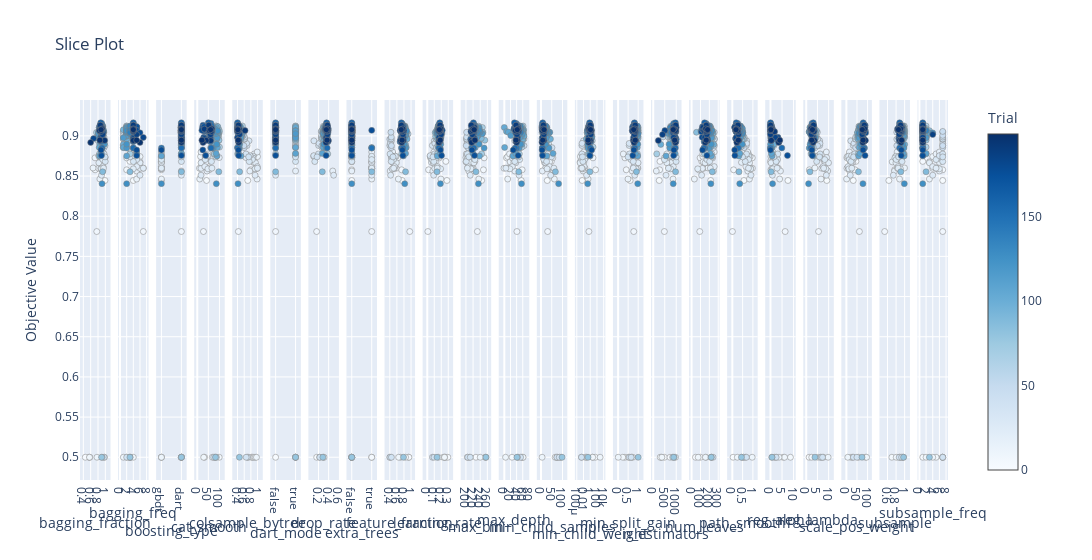

The code cell stored with this chart in its notebook:
### Code cell
print(study_lgb.trials)
optuna.visualization.plot_slice(study_lgb)
#best_trial = study_lgb.best_trial
#print(best_trial)

### Figure 1 — Plotly figure (JSON) as saved in the notebook; plotly's stock layout.template omitted (floating-point values rounded to 4 significant figures; data arrays with more than 128 entries replaced by an {"elided": "..."} marker saying what was removed)
{"data": [{"marker": {"color": {"elided": "200 int values"}, "colorbar": {"title": {"text": "Trial"}, "x": 1, "xpad": 40}, "colorscale": [[0, "rgb(247,251,255)"], [0.125, "rgb(222,235,247)"], [0.25, "rgb(198,219,239)"], [0.375, "rgb(158,202,225)"], [0.5, "rgb(107,174,214)"], [0.625, "rgb(66,146,198)"], [0.75, "rgb(33,113,181)"], [0.875, "rgb(8,81,156)"], [1, "rgb(8,48,107)"]], "line": {"color": "Grey", "width": 0.5}, "showscale": true}, "mode": "markers", "name": "Feasible Trial", "showlegend": false, "type": "scatter", "x": {"elided": "200 float values"}, "xaxis": "x", "y": {"elided": "200 float values"}, "yaxis": "y"}, {"marker": {"color": {"elided": "200 int values"}, "colorbar": {"title": {"text": "Trial"}, "x": 1, "xpad": 40}, "colorscale": [[0, "rgb(247,251,255)"], [0.125, "rgb(222,235,247)"], [0.25, "rgb(198,219,239)"], [0.375, "rgb(158,202,225)"], [0.5, "rgb(107,174,214)"], [0.625, "rgb(66,146,198)"], [0.75, "rgb(33,113,181)"], [0.875, "rgb(8,81,156)"], [1, "rgb(8,48,107)"]], "line": {"color": "Grey", "width": 0.5}, "showscale": false}, "mode": "markers", "name": "Feasible Trial", "showlegend": false, "type": "scatter", "x": {"elided": "200 int values"}, "xaxis": "x2", "y": {"elided": "200 float values"}, "yaxis": "y2"}, {"marker": {"color": {"elided": "200 int values"}, "colorbar": {"title": {"text": "Trial"}, "x": 1, "xpad": 40}, "colorscale": [[0, "rgb(247,251,255)"], [0.125, "rgb(222,235,247)"], [0.25, "rgb(198,219,239)"], [0.375, "rgb(158,202,225)"], [0.5, "rgb(107,174,214)"], [0.625, "rgb(66,146,198)"], [0.75, "rgb(33,113,181)"], [0.875, "rgb(8,81,156)"], [1, "rgb(8,48,107)"]], "line": {"color": "Grey", "width": 0.5}, "showscale": false}, "mode": "markers", "name": "Feasible Trial", "showlegend": false, "type": "scatter", "x": {"elided": "200 str values"}, "xaxis": "x3", "y": {"elided": "200 float values"}, "yaxis": "y3"}, {"marker": {"color": {"elided": "200 int values"}, "colorbar": {"title": {"text": "Trial"}, "x": 1, "xpad": 40}, "colorscale": [[0, "rgb(247,251,255)"], [0.125, "rgb(222,235,247)"], [0.25, "rgb(198,219,239)"], [0.375, "rgb(158,202,225)"], [0.5, "rgb(107,174,214)"], [0.625, "rgb(66,146,198)"], [0.75, "rgb(33,113,181)"], [0.875, "rgb(8,81,156)"], [1, "rgb(8,48,107)"]], "line": {"color": "Grey", "width": 0.5}, "showscale": false}, "mode": "markers", "name": "Feasible Trial", "showlegend": false, "type": "scatter", "x": {"elided": "200 int values"}, "xaxis": "x4", "y": {"elided": "200 float values"}, "yaxis": "y4"}, {"marker": {"color": {"elided": "200 int values"}, "colorbar": {"title": {"text": "Trial"}, "x": 1, "xpad": 40}, "colorscale": [[0, "rgb(247,251,255)"], [0.125, "rgb(222,235,247)"], [0.25, "rgb(198,219,239)"], [0.375, "rgb(158,202,225)"], [0.5, "rgb(107,174,214)"], [0.625, "rgb(66,146,198)"], [0.75, "rgb(33,113,181)"], [0.875, "rgb(8,81,156)"], [1, "rgb(8,48,107)"]], "line": {"color": "Grey", "width": 0.5}, "showscale": false}, "mode": "markers", "name": "Feasible Trial", "showlegend": false, "type": "scatter", "x": {"elided": "200 float values"}, "xaxis": "x5", "y": {"elided": "200 float values"}, "yaxis": "y5"}, {"marker": {"color": {"elided": "172 int values"}, "colorbar": {"title": {"text": "Trial"}, "x": 1, "xpad": 40}, "colorscale": [[0, "rgb(247,251,255)"], [0.125, "rgb(222,235,247)"], [0.25, "rgb(198,219,239)"], [0.375, "rgb(158,202,225)"], [0.5, "rgb(107,174,214)"], [0.625, "rgb(66,146,198)"], [0.75, "rgb(33,113,181)"], [0.875, "rgb(8,81,156)"], [1, "rgb(8,48,107)"]], "line": {"color": "Grey", "width": 0.5}, "showscale": false}, "mode": "markers", "name": "Feasible Trial", "showlegend": false, "type": "scatter", "x": {"elided": "172 bool values"}, "xaxis": "x6", "y": {"elided": "172 float values"}, "yaxis": "y6"}, {"marker": {"color": {"elided": "172 int values"}, "colorbar": {"title": {"text": "Trial"}, "x": 1, "xpad": 40}, "colorscale": [[0, "rgb(247,251,255)"], [0.125, "rgb(222,235,247)"], [0.25, "rgb(198,219,239)"], [0.375, "rgb(158,202,225)"], [0.5, "rgb(107,174,214)"], [0.625, "rgb(66,146,198)"], [0.75, "rgb(33,113,181)"], [0.875, "rgb(8,81,156)"], [1, "rgb(8,48,107)"]], "line": {"color": "Grey", "width": 0.5}, "showscale": false}, "mode": "markers", "name": "Feasible Trial", "showlegend": false, "type": "scatter", "x": {"elided": "172 float values"}, "xaxis": "x7", "y": {"elided": "172 float values"}, "yaxis": "y7"}, {"marker": {"color": {"elided": "200 int values"}, "colorbar": {"title": {"text": "Trial"}, "x": 1, "xpad": 40}, "colorscale": [[0, "rgb(247,251,255)"], [0.125, "rgb(222,235,247)"], [0.25, "rgb(198,219,239)"], [0.375, "rgb(158,202,225)"], [0.5, "rgb(107,174,214)"], [0.625, "rgb(66,146,198)"], [0.75, "rgb(33,113,181)"], [0.875, "rgb(8,81,156)"], [1, "rgb(8,48,107)"]], "line": {"color": "Grey", "width": 0.5}, "showscale": false}, "mode": "markers", "name": "Feasible Trial", "showlegend": false, "type": "scatter", "x": {"elided": "200 bool values"}, "xaxis": "x8", "y": {"elided": "200 float values"}, "yaxis": "y8"}, {"marker": {"color": {"elided": "200 int values"}, "colorbar": {"title": {"text": "Trial"}, "x": 1, "xpad": 40}, "colorscale": [[0, "rgb(247,251,255)"], [0.125, "rgb(222,235,247)"], [0.25, "rgb(198,219,239)"], [0.375, "rgb(158,202,225)"], [0.5, "rgb(107,174,214)"], [0.625, "rgb(66,146,198)"], [0.75, "rgb(33,113,181)"], [0.875, "rgb(8,81,156)"], [1, "rgb(8,48,107)"]], "line": {"color": "Grey", "width": 0.5}, "showscale": false}, "mode": "markers", "name": "Feasible Trial", "showlegend": false, "type": "scatter", "x": {"elided": "200 float values"}, "xaxis": "x9", "y": {"elided": "200 float values"}, "yaxis": "y9"}, {"marker": {"color": {"elided": "200 int values"}, "colorbar": {"title": {"text": "Trial"}, "x": 1, "xpad": 40}, "colorscale": [[0, "rgb(247,251,255)"], [0.125, "rgb(222,235,247)"], [0.25, "rgb(198,219,239)"], [0.375, "rgb(158,202,225)"], [0.5, "rgb(107,174,214)"], [0.625, "rgb(66,146,198)"], [0.75, "rgb(33,113,181)"], [0.875, "rgb(8,81,156)"], [1, "rgb(8,48,107)"]], "line": {"color": "Grey", "width": 0.5}, "showscale": false}, "mode": "markers", "name": "Feasible Trial", "showlegend": false, "type": "scatter", "x": {"elided": "200 float values"}, "xaxis": "x10", "y": {"elided": "200 float values"}, "yaxis": "y10"}, {"marker": {"color": {"elided": "200 int values"}, "colorbar": {"title": {"text": "Trial"}, "x": 1, "xpad": 40}, "colorscale": [[0, "rgb(247,251,255)"], [0.125, "rgb(222,235,247)"], [0.25, "rgb(198,219,239)"], [0.375, "rgb(158,202,225)"], [0.5, "rgb(107,174,214)"], [0.625, "rgb(66,146,198)"], [0.75, "rgb(33,113,181)"], [0.875, "rgb(8,81,156)"], [1, "rgb(8,48,107)"]], "line": {"color": "Grey", "width": 0.5}, "showscale": false}, "mode": "markers", "name": "Feasible Trial", "showlegend": false, "type": "scatter", "x": {"elided": "200 int values"}, "xaxis": "x11", "y": {"elided": "200 float values"}, "yaxis": "y11"}, {"marker": {"color": {"elided": "200 int values"}, "colorbar": {"title": {"text": "Trial"}, "x": 1, "xpad": 40}, "colorscale": [[0, "rgb(247,251,255)"], [0.125, "rgb(222,235,247)"], [0.25, "rgb(198,219,239)"], [0.375, "rgb(158,202,225)"], [0.5, "rgb(107,174,214)"], [0.625, "rgb(66,146,198)"], [0.75, "rgb(33,113,181)"], [0.875, "rgb(8,81,156)"], [1, "rgb(8,48,107)"]], "line": {"color": "Grey", "width": 0.5}, "showscale": false}, "mode": "markers", "name": "Feasible Trial", "showlegend": false, "type": "scatter", "x": {"elided": "200 int values"}, "xaxis": "x12", "y": {"elided": "200 float values"}, "yaxis": "y12"}, {"marker": {"color": {"elided": "200 int values"}, "colorbar": {"title": {"text": "Trial"}, "x": 1, "xpad": 40}, "colorscale": [[0, "rgb(247,251,255)"], [0.125, "rgb(222,235,247)"], [0.25, "rgb(198,219,239)"], [0.375, "rgb(158,202,225)"], [0.5, "rgb(107,174,214)"], [0.625, "rgb(66,146,198)"], [0.75, "rgb(33,113,181)"], [0.875, "rgb(8,81,156)"], [1, "rgb(8,48,107)"]], "line": {"color": "Grey", "width": 0.5}, "showscale": false}, "mode": "markers", "name": "Feasible Trial", "showlegend": false, "type": "scatter", "x": {"elided": "200 int values"}, "xaxis": "x13", "y": {"elided": "200 float values"}, "yaxis": "y13"}, {"marker": {"color": {"elided": "200 int values"}, "colorbar": {"title": {"text": "Trial"}, "x": 1, "xpad": 40}, "colorscale": [[0, "rgb(247,251,255)"], [0.125, "rgb(222,235,247)"], [0.25, "rgb(198,219,239)"], [0.375, "rgb(158,202,225)"], [0.5, "rgb(107,174,214)"], [0.625, "rgb(66,146,198)"], [0.75, "rgb(33,113,181)"], [0.875, "rgb(8,81,156)"], [1, "rgb(8,48,107)"]], "line": {"color": "Grey", "width": 0.5}, "showscale": false}, "mode": "markers", "name": "Feasible Trial", "showlegend": false, "type": "scatter", "x": {"elided": "200 float values"}, "xaxis": "x14", "y": {"elided": "200 float values"}, "yaxis": "y14"}, {"marker": {"color": {"elided": "200 int values"}, "colorbar": {"title": {"text": "Trial"}, "x": 1, "xpad": 40}, "colorscale": [[0, "rgb(247,251,255)"], [0.125, "rgb(222,235,247)"], [0.25, "rgb(198,219,239)"], [0.375, "rgb(158,202,225)"], [0.5, "rgb(107,174,214)"], [0.625, "rgb(66,146,198)"], [0.75, "rgb(33,113,181)"], [0.875, "rgb(8,81,156)"], [1, "rgb(8,48,107)"]], "line": {"color": "Grey", "width": 0.5}, "showscale": false}, "mode": "markers", "name": "Feasible Trial", "showlegend": false, "type": "scatter", "x": {"elided": "200 float values"}, "xaxis": "x15", "y": {"elided": "200 float values"}, "yaxis": "y15"}, {"marker": {"color": {"elided": "200 int values"}, "colorbar": {"title": {"text": "Trial"}, "x": 1, "xpad": 40}, "colorscale": [[0, "rgb(247,251,255)"], [0.125, "rgb(222,235,247)"], [0.25, "rgb(198,219,239)"], [0.375, "rgb(158,202,225)"], [0.5, "rgb(107,174,214)"], [0.625, "rgb(66,146,198)"], [0.75, "rgb(33,113,181)"], [0.875, "rgb(8,81,156)"], [1, "rgb(8,48,107)"]], "line": {"color": "Grey", "width": 0.5}, "showscale": false}, "mode": "markers", "name": "Feasible Trial", "showlegend": false, "type": "scatter", "x": {"elided": "200 int values"}, "xaxis": "x16", "y": {"elided": "200 float values"}, "yaxis": "y16"}, {"marker": {"color": {"elided": "200 int values"}, "colorbar": {"title": {"text": "Trial"}, "x": 1, "xpad": 40}, "colorscale": [[0, "rgb(247,251,255)"], [0.125, "rgb(222,235,247)"], [0.25, "rgb(198,219,239)"], [0.375, "rgb(158,202,225)"], [0.5, "rgb(107,174,214)"], [0.625, "rgb(66,146,198)"], [0.75, "rgb(33,113,181)"], [0.875, "rgb(8,81,156)"], [1, "rgb(8,48,107)"]], "line": {"color": "Grey", "width": 0.5}, "showscale": false}, "mode": "markers", "name": "Feasible Trial", "showlegend": false, "type": "scatter", "x": {"elided": "200 int values"}, "xaxis": "x17", "y": {"elided": "200 float values"}, "yaxis": "y17"}, {"marker": {"color": {"elided": "200 int values"}, "colorbar": {"title": {"text": "Trial"}, "x": 1, "xpad": 40}, "colorscale": [[0, "rgb(247,251,255)"], [0.125, "rgb(222,235,247)"], [0.25, "rgb(198,219,239)"], [0.375, "rgb(158,202,225)"], [0.5, "rgb(107,174,214)"], [0.625, "rgb(66,146,198)"], [0.75, "rgb(33,113,181)"], [0.875, "rgb(8,81,156)"], [1, "rgb(8,48,107)"]], "line": {"color": "Grey", "width": 0.5}, "showscale": false}, "mode": "markers", "name": "Feasible Trial", "showlegend": false, "type": "scatter", "x": {"elided": "200 float values"}, "xaxis": "x18", "y": {"elided": "200 float values"}, "yaxis": "y18"}, {"marker": {"color": {"elided": "200 int values"}, "colorbar": {"title": {"text": "Trial"}, "x": 1, "xpad": 40}, "colorscale": [[0, "rgb(247,251,255)"], [0.125, "rgb(222,235,247)"], [0.25, "rgb(198,219,239)"], [0.375, "rgb(158,202,225)"], [0.5, "rgb(107,174,214)"], [0.625, "rgb(66,146,198)"], [0.75, "rgb(33,113,181)"], [0.875, "rgb(8,81,156)"], [1, "rgb(8,48,107)"]], "line": {"color": "Grey", "width": 0.5}, "showscale": false}, "mode": "markers", "name": "Feasible Trial", "showlegend": false, "type": "scatter", "x": {"elided": "200 float values"}, "xaxis": "x19", "y": {"elided": "200 float values"}, "yaxis": "y19"}, {"marker": {"color": {"elided": "200 int values"}, "colorbar": {"title": {"text": "Trial"}, "x": 1, "xpad": 40}, "colorscale": [[0, "rgb(247,251,255)"], [0.125, "rgb(222,235,247)"], [0.25, "rgb(198,219,239)"], [0.375, "rgb(158,202,225)"], [0.5, "rgb(107,174,214)"], [0.625, "rgb(66,146,198)"], [0.75, "rgb(33,113,181)"], [0.875, "rgb(8,81,156)"], [1, "rgb(8,48,107)"]], "line": {"color": "Grey", "width": 0.5}, "showscale": false}, "mode": "markers", "name": "Feasible Trial", "showlegend": false, "type": "scatter", "x": {"elided": "200 float values"}, "xaxis": "x20", "y": {"elided": "200 float values"}, "yaxis": "y20"}, {"marker": {"color": {"elided": "200 int values"}, "colorbar": {"title": {"text": "Trial"}, "x": 1, "xpad": 40}, "colorscale": [[0, "rgb(247,251,255)"], [0.125, "rgb(222,235,247)"], [0.25, "rgb(198,219,239)"], [0.375, "rgb(158,202,225)"], [0.5, "rgb(107,174,214)"], [0.625, "rgb(66,146,198)"], [0.75, "rgb(33,113,181)"], [0.875, "rgb(8,81,156)"], [1, "rgb(8,48,107)"]], "line": {"color": "Grey", "width": 0.5}, "showscale": false}, "mode": "markers", "name": "Feasible Trial", "showlegend": false, "type": "scatter", "x": {"elided": "200 float values"}, "xaxis": "x21", "y": {"elided": "200 float values"}, "yaxis": "y21"}, {"marker": {"color": {"elided": "200 int values"}, "colorbar": {"title": {"text": "Trial"}, "x": 1, "xpad": 40}, "colorscale": [[0, "rgb(247,251,255)"], [0.125, "rgb(222,235,247)"], [0.25, "rgb(198,219,239)"], [0.375, "rgb(158,202,225)"], [0.5, "rgb(107,174,214)"], [0.625, "rgb(66,146,198)"], [0.75, "rgb(33,113,181)"], [0.875, "rgb(8,81,156)"], [1, "rgb(8,48,107)"]], "line": {"color": "Grey", "width": 0.5}, "showscale": false}, "mode": "markers", "name": "Feasible Trial", "showlegend": false, "type": "scatter", "x": {"elided": "200 float values"}, "xaxis": "x22", "y": {"elided": "200 float values"}, "yaxis": "y22"}, {"marker": {"color": {"elided": "200 int values"}, "colorbar": {"title": {"text": "Trial"}, "x": 1, "xpad": 40}, "colorscale": [[0, "rgb(247,251,255)"], [0.125, "rgb(222,235,247)"], [0.25, "rgb(198,219,239)"], [0.375, "rgb(158,202,225)"], [0.5, "rgb(107,174,214)"], [0.625, "rgb(66,146,198)"], [0.75, "rgb(33,113,181)"], [0.875, "rgb(8,81,156)"], [1, "rgb(8,48,107)"]], "line": {"color": "Grey", "width": 0.5}, "showscale": false}, "mode": "markers", "name": "Feasible Trial", "showlegend": false, "type": "scatter", "x": {"elided": "200 int values"}, "xaxis": "x23", "y": {"elided": "200 float values"}, "yaxis": "y23"}], "layout": {"title": {"text": "Slice Plot"}, "width": 6900, "xaxis": {"anchor": "y", "domain": [0, 0.03516], "title": {"text": "bagging_fraction"}}, "xaxis10": {"anchor": "y10", "domain": [0.3947, 0.4299], "title": {"text": "learning_rate"}}, "xaxis11": {"anchor": "y11", "domain": [0.4386, 0.4737], "title": {"text": "max_bin"}}, "xaxis12": {"anchor": "y12", "domain": [0.4824, 0.5176], "title": {"text": "max_depth"}}, "xaxis13": {"anchor": "y13", "domain": [0.5263, 0.5614], "title": {"text": "min_child_samples"}}, "xaxis14": {"anchor": "y14", "domain": [0.5701, 0.6053], "title": {"text": "min_child_weight"}, "type": "log"}, "xaxis15": {"anchor": "y15", "domain": [0.614, 0.6491], "title": {"text": "min_split_gain"}}, "xaxis16": {"anchor": "y16", "domain": [0.6578, 0.693], "title": {"text": "n_estimators"}}, "xaxis17": {"anchor": "y17", "domain": [0.7017, 0.7369], "title": {"text": "num_leaves"}}, "xaxis18": {"anchor": "y18", "domain": [0.7456, 0.7807], "title": {"text": "path_smooth"}}, "xaxis19": {"anchor": "y19", "domain": [0.7894, 0.8246], "title": {"text": "reg_alpha"}}, "xaxis2": {"anchor": "y2", "domain": [0.04386, 0.07902], "title": {"text": "bagging_freq"}}, "xaxis20": {"anchor": "y20", "domain": [0.8333, 0.8684], "title": {"text": "reg_lambda"}}, "xaxis21": {"anchor": "y21", "domain": [0.8771, 0.9123], "title": {"text": "scale_pos_weight"}}, "xaxis22": {"anchor": "y22", "domain": [0.921, 0.9561], "title": {"text": "subsample"}}, "xaxis23": {"anchor": "y23", "domain": [0.9648, 1.0], "title": {"text": "subsample_freq"}}, "xaxis3": {"anchor": "y3", "categoryarray": ["gbdt", "dart"], "categoryorder": "array", "domain": [0.08771, 0.1229], "title": {"text": "boosting_type"}, "type": "category"}, "xaxis4": {"anchor": "y4", "domain": [0.1316, 0.1667], "title": {"text": "cat_smooth"}}, "xaxis5": {"anchor": "y5", "domain": [0.1754, 0.2106], "title": {"text": "colsample_bytree"}}, "xaxis6": {"anchor": "y6", "categoryarray": [false, true], "categoryorder": "array", "domain": [0.2193, 0.2544], "title": {"text": "dart_mode"}, "type": "category"}, "xaxis7": {"anchor": "y7", "domain": [0.2631, 0.2983], "title": {"text": "drop_rate"}}, "xaxis8": {"anchor": "y8", "categoryarray": [false, true], "categoryorder": "array", "domain": [0.307, 0.3422], "title": {"text": "extra_trees"}, "type": "category"}, "xaxis9": {"anchor": "y9", "domain": [0.3509, 0.386], "title": {"text": "feature_fraction"}}, "yaxis": {"anchor": "x", "domain": [0, 1], "title": {"text": "Objective Value"}}, "yaxis10": {"anchor": "x10", "domain": [0, 1], "matches": "y", "showticklabels": false}, "yaxis11": {"anchor": "x11", "domain": [0, 1], "matches": "y", "showticklabels": false}, "yaxis12": {"anchor": "x12", "domain": [0, 1], "matches": "y", "showticklabels": false}, "yaxis13": {"anchor": "x13", "domain": [0, 1], "matches": "y", "showticklabels": false}, "yaxis14": {"anchor": "x14", "domain": [0, 1], "matches": "y", "showticklabels": false}, "yaxis15": {"anchor": "x15", "domain": [0, 1], "matches": "y", "showticklabels": false}, "yaxis16": {"anchor": "x16", "domain": [0, 1], "matches": "y", "showticklabels": false}, "yaxis17": {"anchor": "x17", "domain": [0, 1], "matches": "y", "showticklabels": false}, "yaxis18": {"anchor": "x18", "domain": [0, 1], "matches": "y", "showticklabels": false}, "yaxis19": {"anchor": "x19", "domain": [0, 1], "matches": "y", "showticklabels": false}, "yaxis2": {"anchor": "x2", "domain": [0, 1], "matches": "y", "showticklabels": false}, "yaxis20": {"anchor": "x20", "domain": [0, 1], "matches": "y", "showticklabels": false}, "yaxis21": {"anchor": "x21", "domain": [0, 1], "matches": "y", "showticklabels": false}, "yaxis22": {"anchor": "x22", "domain": [0, 1], "matches": "y", "showticklabels": false}, "yaxis23": {"anchor": "x23", "domain": [0, 1], "matches": "y", "showticklabels": false}, "yaxis3": {"anchor": "x3", "domain": [0, 1], "matches": "y", "showticklabels": false}, "yaxis4": {"anchor": "x4", "domain": [0, 1], "matches": "y", "showticklabels": false}, "yaxis5": {"anchor": "x5", "domain": [0, 1], "matches": "y", "showticklabels": false}, "yaxis6": {"anchor": "x6", "domain": [0, 1], "matches": "y", "showticklabels": false}, "yaxis7": {"anchor": "x7", "domain": [0, 1], "matches": "y", "showticklabels": false}, "yaxis8": {"anchor": "x8", "domain": [0, 1], "matches": "y", "showticklabels": false}, "yaxis9": {"anchor": "x9", "domain": [0, 1], "matches": "y", "showticklabels": false}}}
